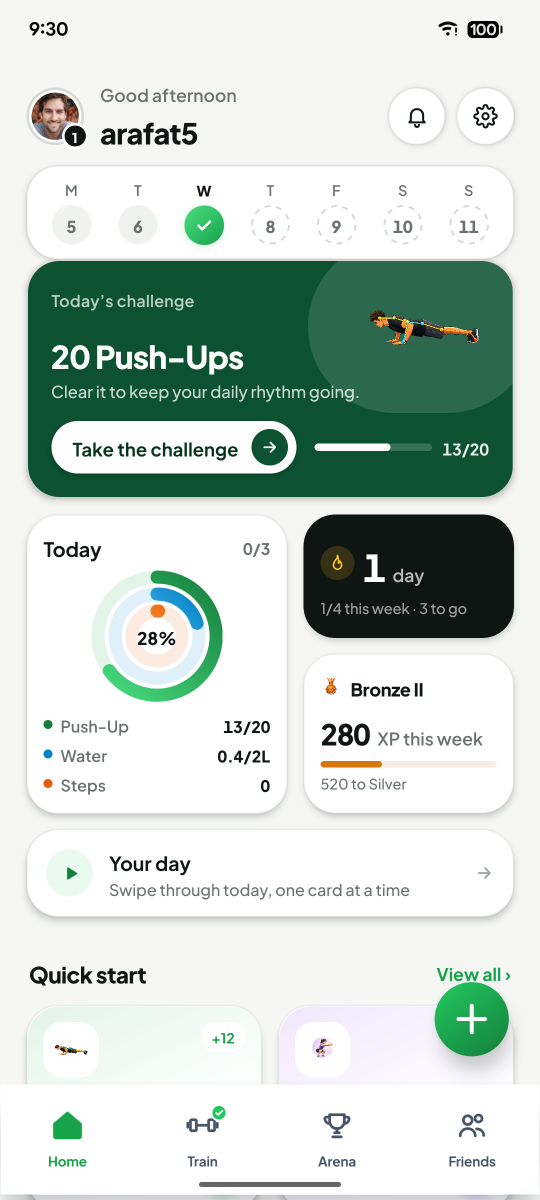
#> input picture store/screenshots-raw/01-home.png, 1080 x 2400 px (shown at 1/2 size); its folder holds only this picture in this run
$ python caption-screenshots.py
#> lines starting #> are read from the running program, lines starting #| are printed output that depends on the picture; after the words box and inside, x2 and y2 are one past the last pixel; in counts of white or black regions, pixels touching at a corner belong together
#> in main, src is the input picture: PIL image 1080x2400 RGBA; mean R, G, B, A 197.6, 210.6, 203.8, 255
#!/usr/bin/env python3
"""Add branded caption bands to Play Store screenshots.

Play does not index caption text, but captioned screenshots convert measurably
better than bare screen grabs -- and conversion is the ranking factor that
actually moves. Doing it here rather than by hand keeps every caption on the
same grid, in the same brand colours, at the same size.

The band is added ABOVE the screen content and the screen is scaled to fit, so
no UI is ever covered -- the failure mode of captioning in an image editor.

Usage:
    /usr/bin/python3 scripts/caption-screenshots.py

Reads:  store/screenshots-raw/*.png   (device captures, any 9:16-ish size)
Writes: store/screenshots/NN-slug.png (1080x1920, 9:16, ready to upload)

Note: use /usr/bin/python3 -- the Homebrew python3 on this Mac has an x86_64
Pillow that will not load on arm64.
"""

from __future__ import annotations

import os
import sys

from PIL import Image, ImageDraw, ImageFont

ROOT = os.path.dirname(os.path.dirname(os.path.abspath(__file__)))
RAW_DIR = os.path.join(ROOT, "store", "screenshots-raw")
OUT_DIR = os.path.join(ROOT, "store", "screenshots")

# Brand tokens, mirrored from src/theme/tokens.ts.
GREEN_600 = (0x16, 0xA3, 0x4A)
GREEN_900 = (0x06, 0x5F, 0x46)
WHITE = (0xFF, 0xFF, 0xFF)

# 1080x1920 is exactly 9:16 and is the minimum size Play requires to be
# eligible for its promotional/featured surfaces.
#
# It also fixes a problem in the raw captures: Play requires the long side to
# be at most twice the short side, and a Pixel 7a grab is 1080x2400 (2.22x).
# Uploaded as-is those would be rejected -- compositing onto this canvas is
# what makes them valid, not just prettier.
OUT_W, OUT_H = 1080, 1920
BAND_H = 240

FONT_CANDIDATES = [
    "/System/Library/Fonts/Supplemental/Arial Bold.ttf",
    "/System/Library/Fonts/Supplemental/Arial.ttf",
    "/System/Library/Fonts/Helvetica.ttc",
]

# Order matters: these are the listing positions. The first two show without
# swiping in search results, so they carry the whole argument. Rationale for
# each shot is in STORE_SCREENSHOTS.md.
CAPTIONS: list[tuple[str, str]] = [
    ("01-home", "Every day, one clear plan"),
    ("02-train", "Build a week that sticks"),
    ("03-arena", "Duel a rival, live"),
    ("04-friends", "Train better together"),
    ("05-profile", "Every rep earns XP"),
    ("06-hydration", "Keep your panda hydrated"),
]


def load_font(size: int) -> ImageFont.FreeTypeFont:
    for path in FONT_CANDIDATES:
        if os.path.exists(path):
            try:
                return ImageFont.truetype(path, size)
            except OSError:
                continue
    return ImageFont.load_default()


def fit_text(draw: ImageDraw.ImageDraw, text: str, max_w: int) -> ImageFont.FreeTypeFont:
    """Largest font size that keeps the caption on one line.

    Captions differ in length and a fixed size would either overflow the long
    ones or leave the short ones looking timid, so the size is solved per
    caption and clamped to a range that still reads as one consistent system.
    """
    for size in range(62, 33, -2):
        font = load_font(size)
        if draw.textlength(text, font=font) <= max_w:
            return font
    return load_font(34)


def compose(src: Image.Image, caption: str) -> Image.Image:
#> called with caption = 'Every day, one clear plan'
    out = Image.new("RGB", (OUT_W, OUT_H), GREEN_900)
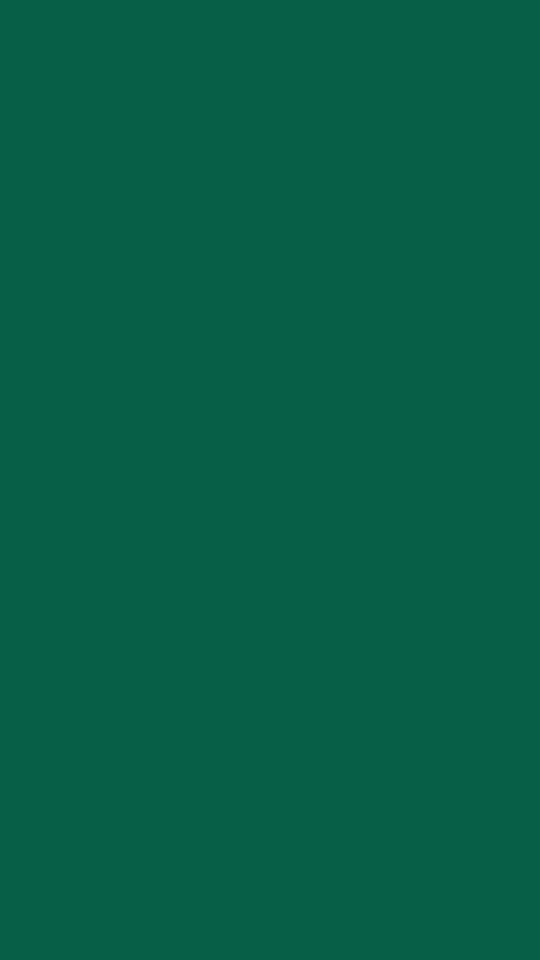
#> out: PIL image 1080x1920 RGB (shown at 1/2 size); mean R, G, B 6, 95, 70
    d = ImageDraw.Draw(out)

    # Caption band: a vertical brand gradient, drawn small and upscaled so it
    # stays smooth without a per-pixel loop over the full width.
    grad = Image.new("RGB", (1, BAND_H))
    gp = grad.load()
    for y in range(BAND_H):
        t = y / (BAND_H - 1)
        gp[0, y] = tuple(round(GREEN_600[i] + (GREEN_900[i] - GREEN_600[i]) * t) for i in range(3))
    out.paste(grad.resize((OUT_W, BAND_H), Image.LANCZOS), (0, 0))
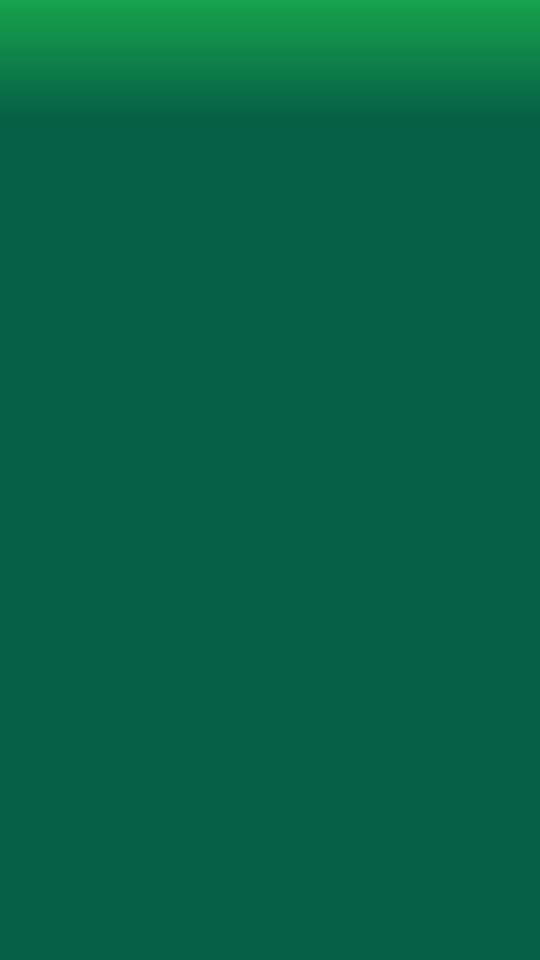
#> out: PIL image 1080x1920 RGB (shown at 1/2 size); mean R, G, B 7, 99.2, 70.2

    # Screen content below the band, scaled to fit whole. Aspect ratio is
    # preserved and nothing is cropped -- the tab bar at the bottom of the app
    # is UI a reviewer looks for, so cropping to fill is not an option.
    #
    # A 9:20 phone screen inside a 9:16 frame leaves ~160px either side. Rather
    # than let that read as dead space, the screen gets a rounded device
    # surround, which is what the margin is for.
    avail_h = OUT_H - BAND_H
    scale = min(OUT_W / src.width, avail_h / src.height)
    sw, sh = round(src.width * scale), round(src.height * scale)
    new = src.resize((sw, sh), Image.LANCZOS).convert("RGB")
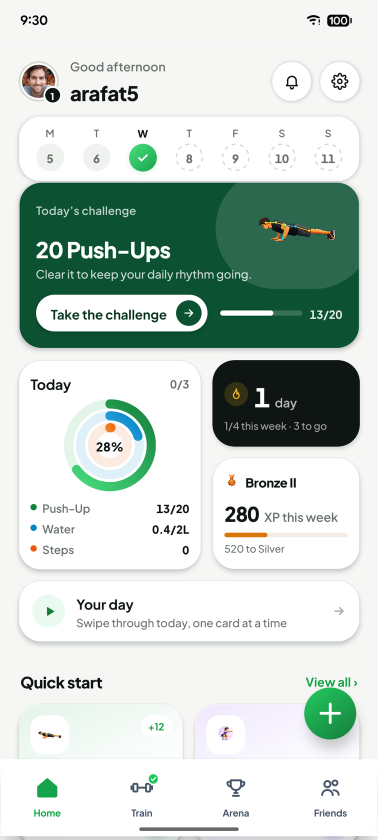
#> new: PIL image 756x1680 RGB (shown at 1/2 size); mean R, G, B 197.5, 210.5, 203.7

    left, top = (OUT_W - sw) // 2, BAND_H + (avail_h - sh) // 2
    radius = round(sw * 0.055)

    # Device surround: a slightly larger rounded rect behind the screen.
    bez = 10
    d.rounded_rectangle(
        [left - bez, top - bez, left + sw + bez, top + sh + bez],
        radius=radius + bez, fill=(12, 30, 22),
    )

    # Round the screen's own corners to match the surround.
    mask = Image.new("L", (sw, sh), 0)
#> mask: PIL image 756x1680 L; every value is 0
    ImageDraw.Draw(mask).rounded_rectangle([0, 0, sw - 1, sh - 1], radius=radius, fill=255)
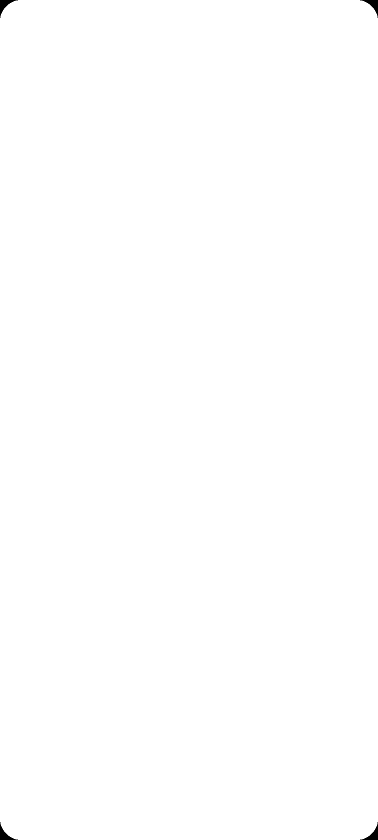
#> mask: PIL image 756x1680 L (shown at 1/2 size); 99.9% white; 4 black regions, box (x1, y1, x2, y2) and area: (0, 0, 36, 36) 393, (720, 0, 756, 36) 393, (0, 1644, 36, 1680) 393, (720, 1644, 756, 1680) 393
    out.paste(new, (left, top), mask)
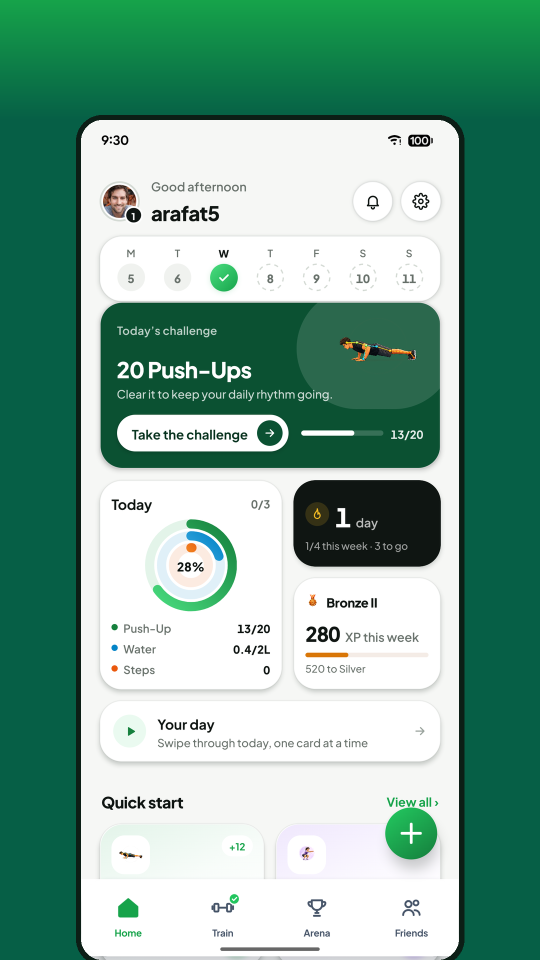
#> out: PIL image 1080x1920 RGB (shown at 1/2 size); mean R, G, B 124.2, 168.5, 151

    font = fit_text(d, caption, OUT_W - 120)
    tw = d.textlength(caption, font=font)
#> tw = 114
    bbox = font.getbbox(caption)
#> bbox = (0, 2, 114, 12)
    d.text(((OUT_W - tw) / 2, (BAND_H - (bbox[3] - bbox[1])) / 2 - bbox[1]),
           caption, font=font, fill=WHITE)
    return out


def main() -> int:
    if not os.path.isdir(RAW_DIR):
        print(f"no raw screenshots at {os.path.relpath(RAW_DIR, ROOT)}/", file=sys.stderr)
        print("capture them first -- see STORE_SCREENSHOTS.md", file=sys.stderr)
        return 1

    raws = sorted(f for f in os.listdir(RAW_DIR) if f.lower().endswith((".png", ".jpg", ".jpeg")))
    if not raws:
        print(f"{os.path.relpath(RAW_DIR, ROOT)}/ is empty", file=sys.stderr)
        return 1

    # Play's own constraints, asserted rather than assumed. The 2x rule is the
    # one that bites: a raw 1080x2400 phone capture is 2.22x and gets rejected.
    lo, hi = min(OUT_W, OUT_H), max(OUT_W, OUT_H)
    assert lo >= 320 and hi <= 3840, f"{OUT_W}x{OUT_H} outside Play's 320..3840"
    assert hi <= 2 * lo, f"{OUT_W}x{OUT_H}: long side exceeds 2x the short side"

    os.makedirs(OUT_DIR, exist_ok=True)
    for i, name in enumerate(raws[: len(CAPTIONS)]):
        slug, caption = CAPTIONS[i]
        with Image.open(os.path.join(RAW_DIR, name)) as src:
            out_img = compose(src.convert("RGB"), caption)
        out_path = os.path.join(OUT_DIR, f"{slug}.png")
        out_img.save(out_path, "PNG", optimize=True)
        print(f"{name}  ->  store/screenshots/{slug}.png   \"{caption}\"")

    if len(raws) > len(CAPTIONS):
        print(f"\nnote: {len(raws) - len(CAPTIONS)} extra raw file(s) ignored -- "
              f"add captions to CAPTIONS to include them")
    return 0


if __name__ == "__main__":
    raise SystemExit(main())
#> (the program exits here)

$ run again, on store/screenshots-raw/02-train.png
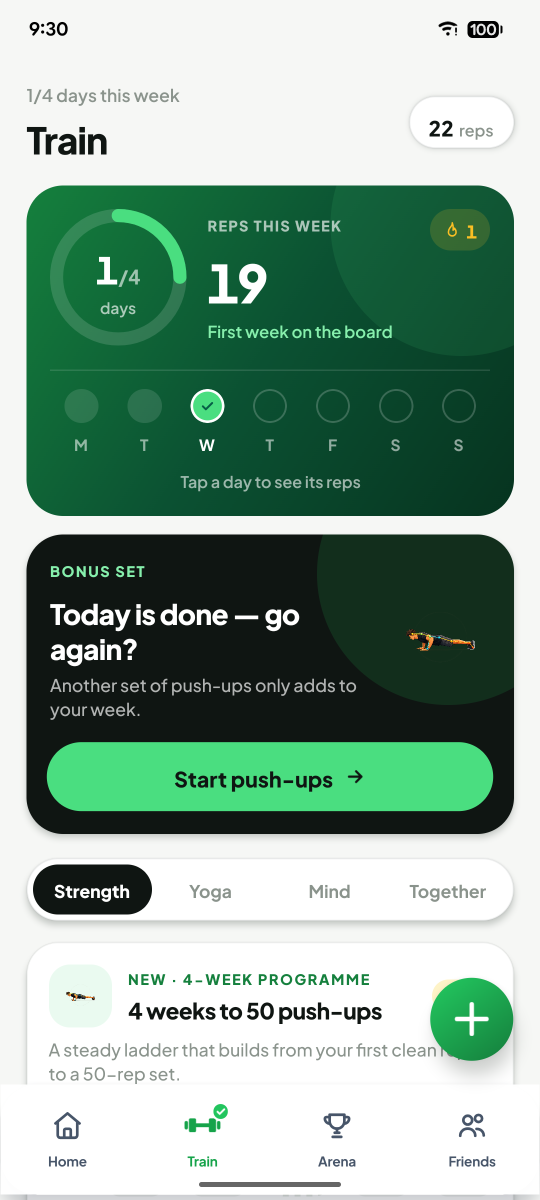
#> input picture store/screenshots-raw/02-train.png, 1080 x 2400 px (shown at 1/2 size)
#> in main, src is the input picture: PIL image 1080x2400 RGBA; mean R, G, B, A 137.8, 166.2, 150.2, 255
#> in compose, `out.paste(new, (left, top), mask)`:
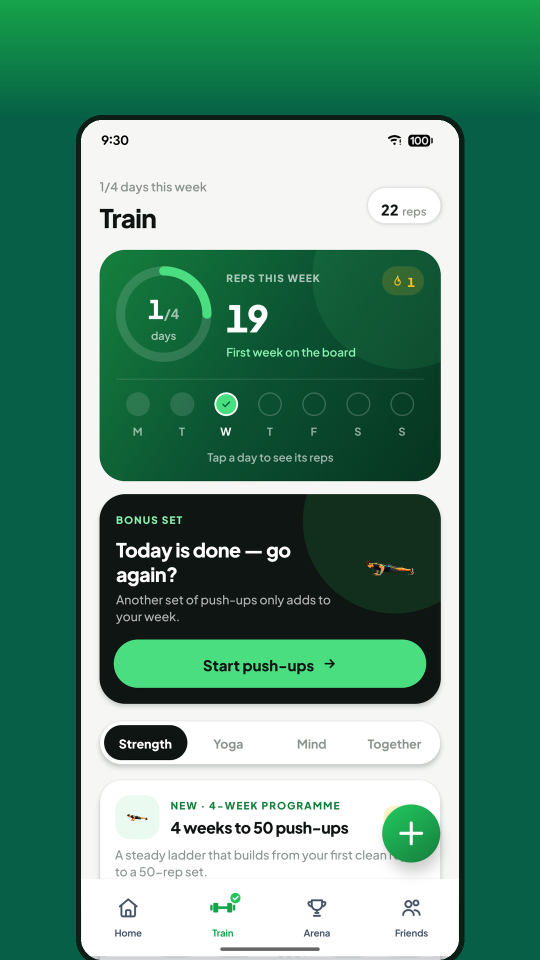
#> out: PIL image 1080x1920 RGB (shown at 1/2 size); mean R, G, B 87.7, 141.4, 118.2
#> tw = 114
#> bbox = (0, 2, 114, 12)

$ run again, on store/screenshots-raw/02.png
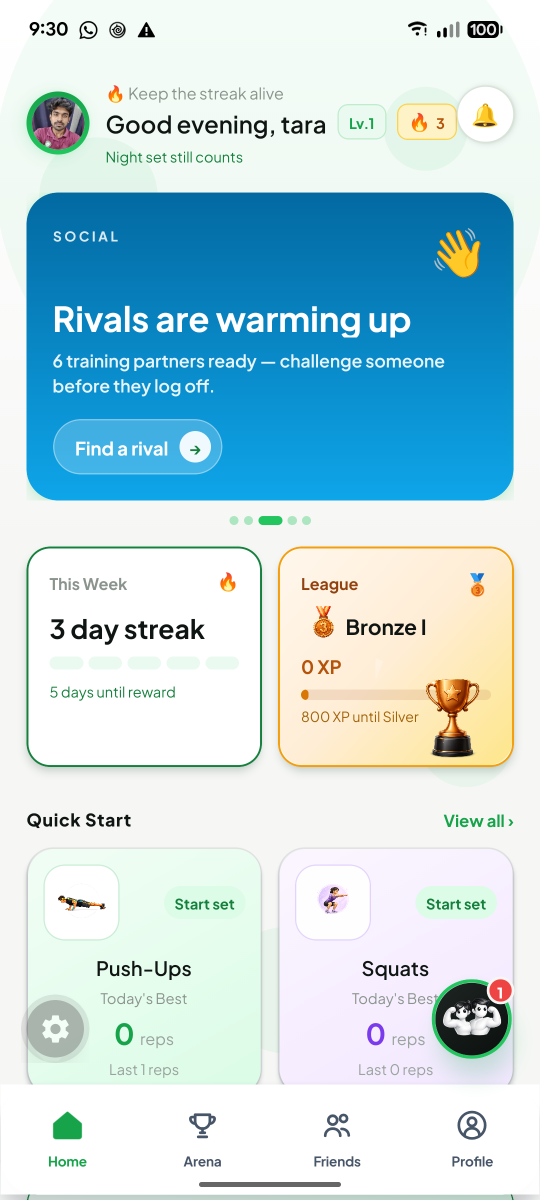
#> input picture store/screenshots-raw/02.png, 1080 x 2400 px (shown at 1/2 size)
#> in main, src is the input picture: PIL image 1080x2400 RGBA; mean R, G, B, A 187.3, 216.5, 223.9, 255
#> in compose, `new = src.resize((sw, sh), Image.LANCZOS).convert("RGB")`:
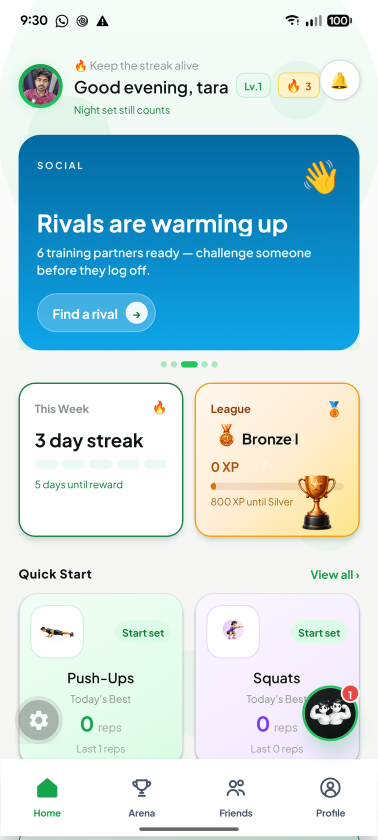
#> new: PIL image 756x1680 RGB (shown at 1/2 size); mean R, G, B 187.2, 216.4, 223.9
#> in compose, `out.paste(new, (left, top), mask)`:
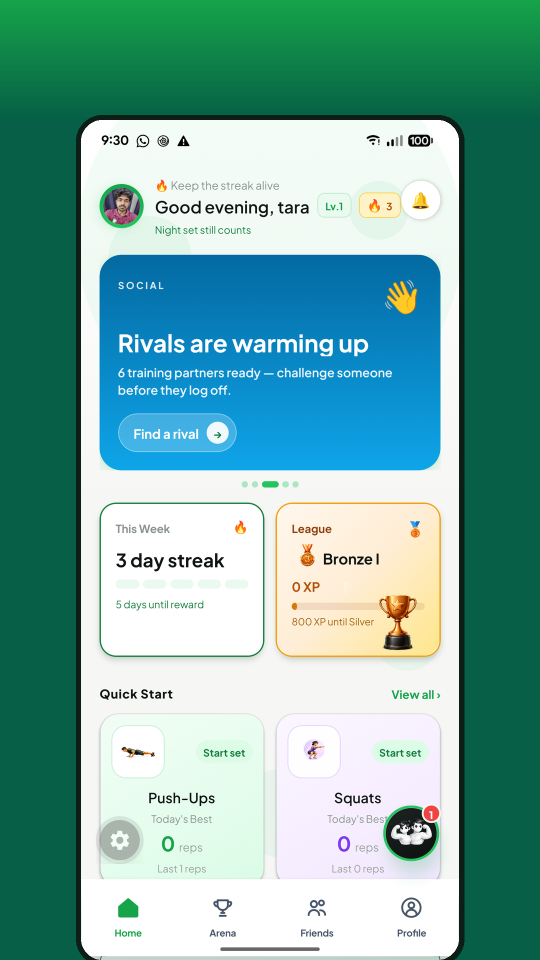
#> out: PIL image 1080x1920 RGB (shown at 1/2 size); mean R, G, B 118, 172.2, 163.4
#> tw = 114
#> bbox = (0, 2, 114, 12)

$ run again, on store/screenshots-raw/03-arena.png
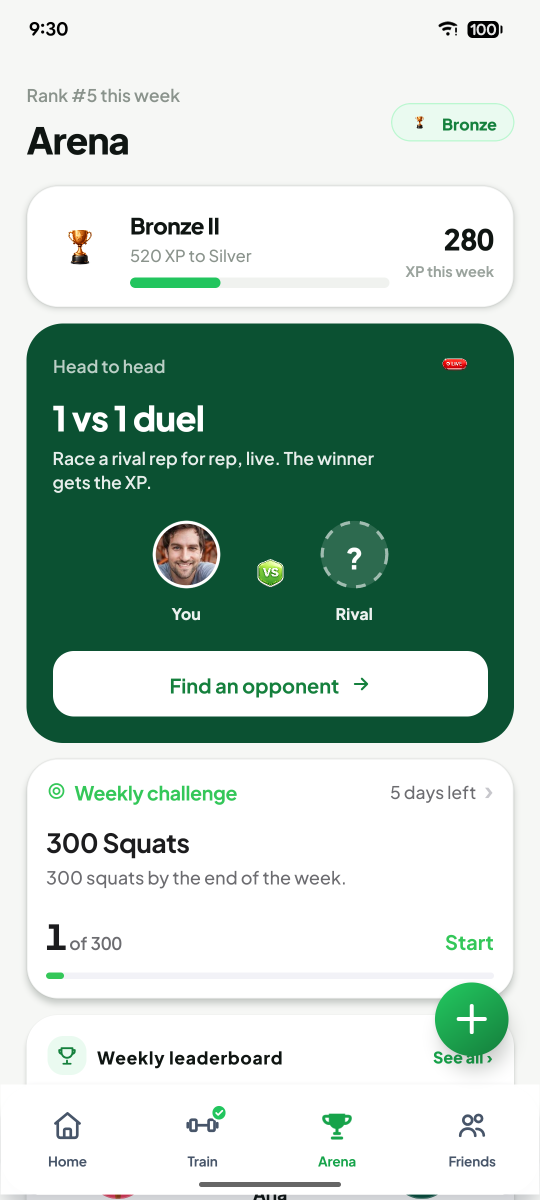
#> input picture store/screenshots-raw/03-arena.png, 1080 x 2400 px (shown at 1/2 size)
#> in main, src is the input picture: PIL image 1080x2400 RGBA; mean R, G, B, A 182.1, 202.2, 192.3, 255
#> in compose, `new = src.resize((sw, sh), Image.LANCZOS).convert("RGB")`:
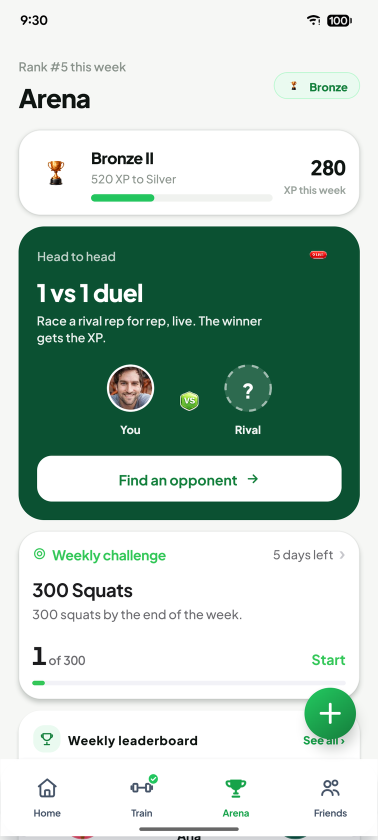
#> new: PIL image 756x1680 RGB (shown at 1/2 size); mean R, G, B 182, 202.1, 192.2
#> in compose, `out.paste(new, (left, top), mask)`:
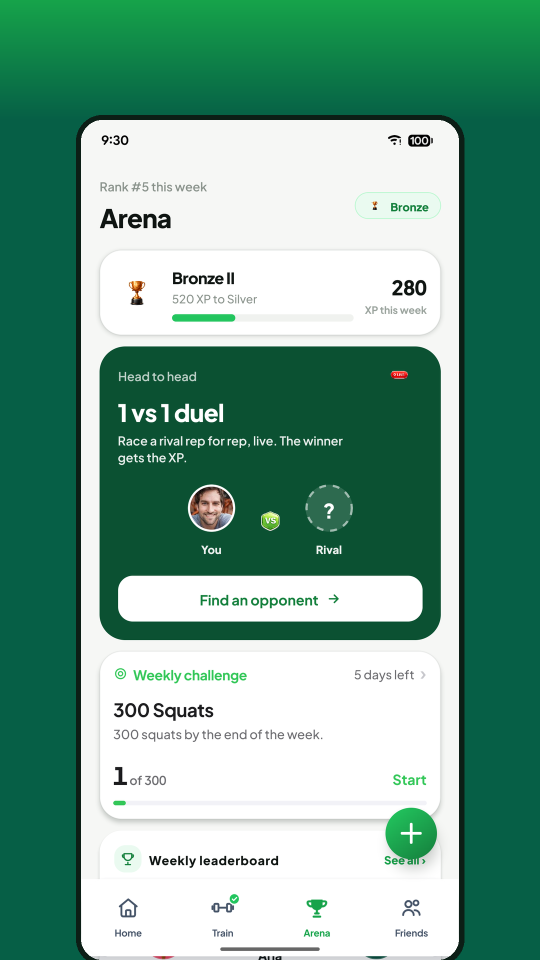
#> out: PIL image 1080x1920 RGB (shown at 1/2 size); mean R, G, B 114.7, 163.4, 144
#> tw = 114
#> bbox = (0, 2, 114, 12)
